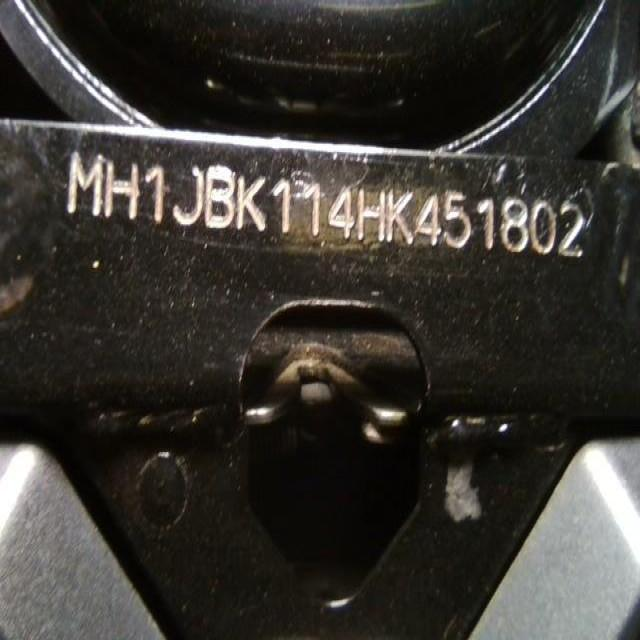
#> input picture uploads/MH1JBK114HK451802.jpg, 640 x 640 px
$ python -i ocr.py   (imports and definitions only)
#> lines starting #> are read from the running program, lines starting #| are printed output that depends on the picture
#> further down, picture is the input picture: shape (640, 640, 3); mean B, G, R 49.9, 54.9, 57.7
from collections import deque
import cv2
import numpy as np
import easyocr
import matplotlib.pyplot as plt
import re

# Inisialisasi variabel global
metode_ocr = {
    "original": "",
    "negative": "",
    "inverted": ""
}

# [30 lines left out: functions text_conversion_ocr_capital, karakter_tidak_valid, convert_chars_at_positions, not called in this run]

def deteksi_ocr(image):
    reader = easyocr.Reader(['id'])
    results = reader.readtext(image)
    array_text = [(text, prob) for (_, text, prob) in results]
    avg_prob = sum(prob for (_, prob) in array_text) / len(array_text) if array_text else 0
    print("average probability:", avg_prob)

    array_text.sort(key=lambda x: (not "MH" in x[0], x[0]))
    all_text = ' '.join(text for (text, _) in array_text[::-1]).replace(' ', '')
    return tampilkan_teks_fifo(all_text, image)

# [22 lines left out: functions tampilkan_teks_fifo, extract_information_from_plate, not called in this run]

def preprocessing_image(img):
    global metode_ocr
    gray = cv2.cvtColor(img, cv2.COLOR_BGR2GRAY)
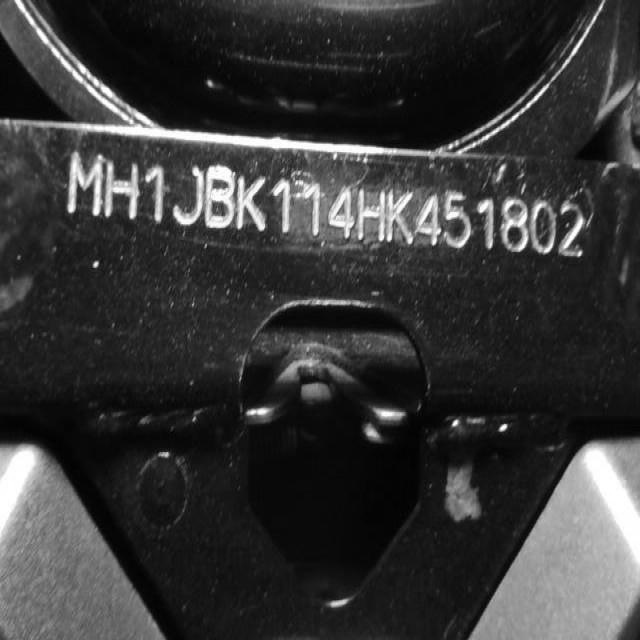
#> gray: shape (640, 640); min 0, max 255, mean 55.2
    kernel = np.ones((1, 1), np.uint8)
    cleaned_img = cv2.morphologyEx(gray, cv2.MORPH_OPEN, kernel, iterations=2)
    clahe = cv2.createCLAHE(clipLimit=1, tileGridSize=(5, 5))
    enhanced_img = clahe.apply(cleaned_img)
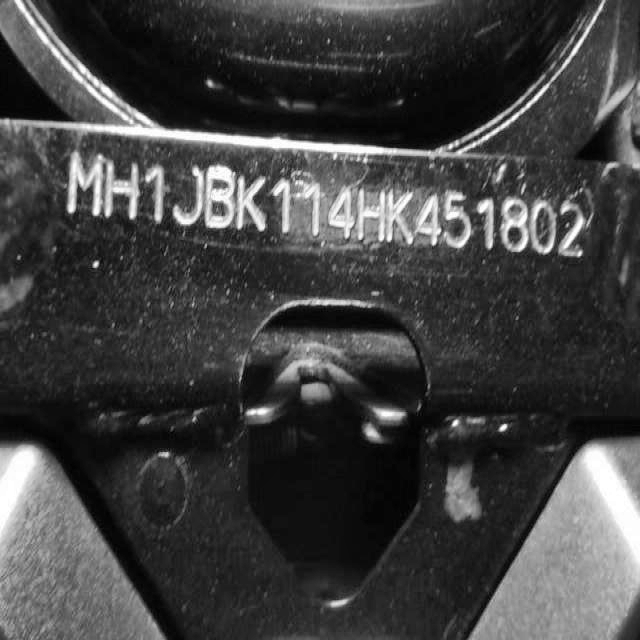
#> enhanced_img: shape (640, 640); min 1, max 255, mean 65.4
    metode_ocr["original"] = deteksi_ocr(enhanced_img)

    inverted_img = cv2.bitwise_not(enhanced_img)
    metode_ocr["inverted"] = deteksi_ocr(inverted_img)

    (T, thresh) = cv2.threshold(inverted_img, 77, 255, cv2.THRESH_BINARY)
    metode_ocr["negative"] = deteksi_ocr(thresh)

    return inverted_img

# [40 lines left out: functions fifo_compare_and_vote, process_image, not called in this run]

>>> import cv2
>>> picture = cv2.imread('uploads/MH1JBK114HK451802.jpg')
#> (the run stopped early here; a loop or call above may not have finished)

$ run again, on uploads/MH1JF5135CK645819.jpg
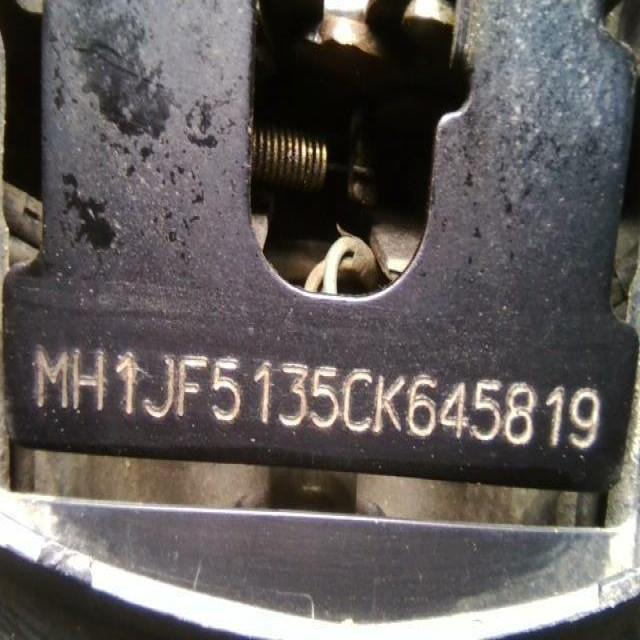
#> input picture uploads/MH1JF5135CK645819.jpg, 640 x 640 px
#> picture is the input picture: shape (640, 640, 3); mean B, G, R 91.3, 92.3, 97.4
#> in preprocessing_image, `gray = cv2.cvtColor(img, cv2.COLOR_BGR2GRAY)`:
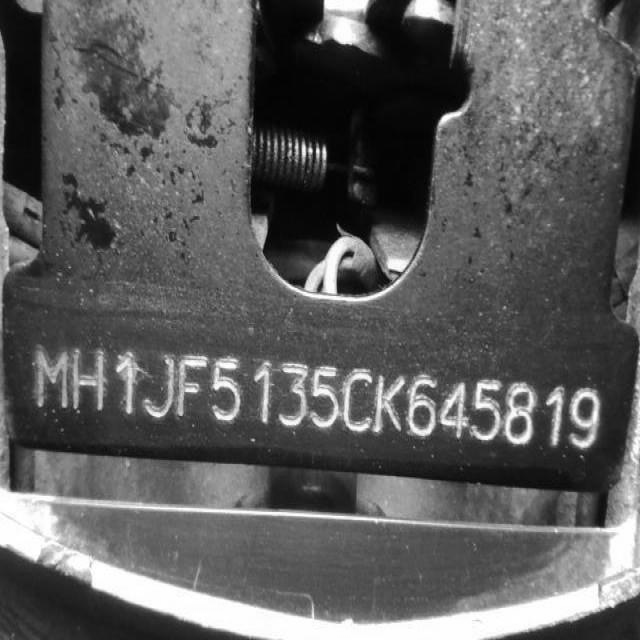
#> gray: shape (640, 640); min 0, max 255, mean 93.7
#> in preprocessing_image, `enhanced_img = clahe.apply(cleaned_img)`:
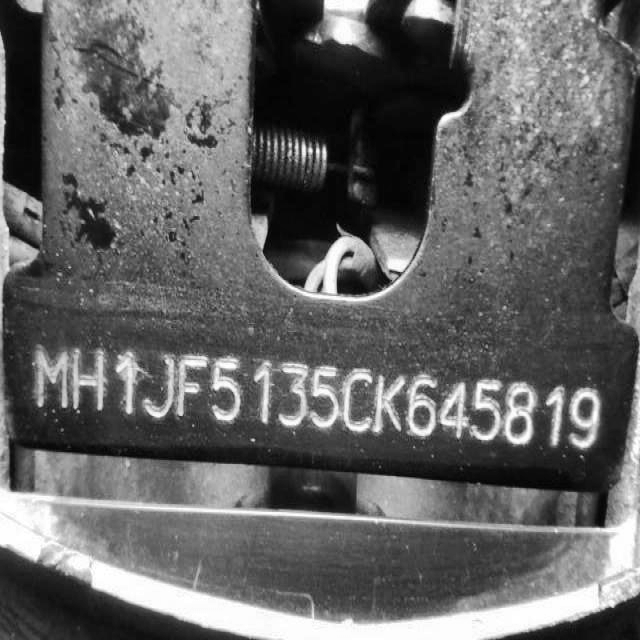
#> enhanced_img: shape (640, 640); min 1, max 255, mean 101.7
